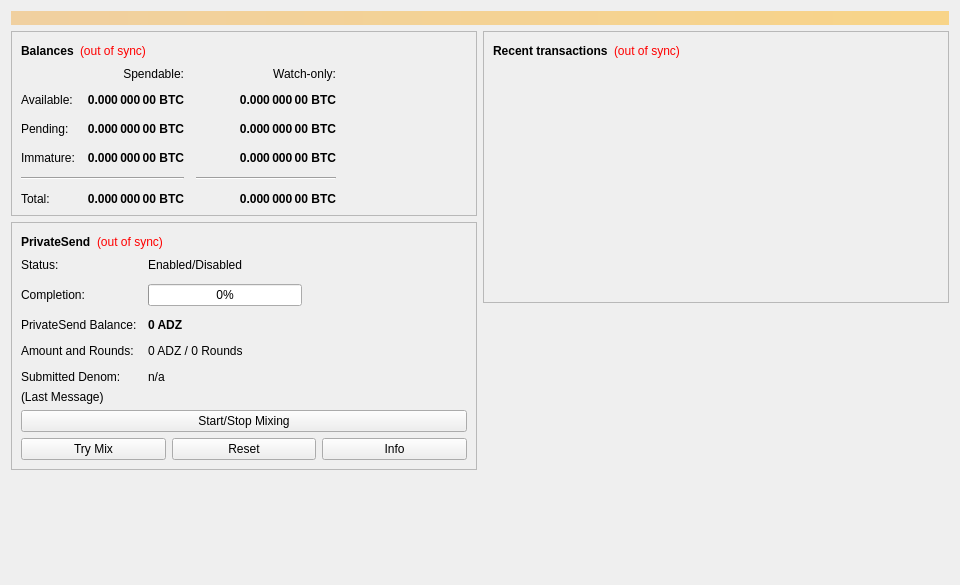
<?xml version="1.0" encoding="UTF-8"?>
<ui version="4.0">
 <class>OverviewPage</class>
 <widget class="QWidget" name="OverviewPage">
  <property name="geometry">
   <rect>
    <x>0</x>
    <y>0</y>
    <width>960</width>
    <height>585</height>
   </rect>
  </property>
  <property name="minimumSize">
   <size>
    <width>960</width>
    <height>0</height>
   </size>
  </property>
  <property name="windowTitle">
   <string>Form</string>
  </property>
  <layout class="QVBoxLayout" name="topLayout">
   <item>
    <widget class="QLabel" name="labelAlerts">
     <property name="visible">
      <bool>false</bool>
     </property>
     <property name="styleSheet">
      <string notr="true">QLabel { background-color: qlineargradient(x1: 0, y1: 0, x2: 1, y2: 0, stop:0 #F0D0A0, stop:1 #F8D488); color:#000000; }</string>
     </property>
     <property name="wordWrap">
      <bool>true</bool>
     </property>
     <property name="margin">
      <number>3</number>
     </property>
     <property name="textInteractionFlags">
      <set>Qt::TextSelectableByMouse</set>
     </property>
    </widget>
   </item>
   <item>
    <layout class="QHBoxLayout" name="horizontalLayout" stretch="1,1">
     <item>
      <layout class="QVBoxLayout" name="verticalLayout_2">
       <item>
        <widget class="QFrame" name="frame">
         <property name="frameShape">
          <enum>QFrame::StyledPanel</enum>
         </property>
         <property name="frameShadow">
          <enum>QFrame::Raised</enum>
         </property>
         <layout class="QVBoxLayout" name="verticalLayout_4">
          <item>
           <layout class="QHBoxLayout" name="horizontalLayout_4">
            <item>
             <widget class="QLabel" name="label_5">
              <property name="font">
               <font>
                <weight>75</weight>
                <bold>true</bold>
               </font>
              </property>
              <property name="text">
               <string>Balances</string>
              </property>
             </widget>
            </item>
            <item>
             <widget class="QLabel" name="labelWalletStatus">
              <property name="toolTip">
               <string>The displayed information may be out of date. Your wallet automatically synchronizes with the Adz network after a connection is established, but this process has not completed yet.</string>
              </property>
              <property name="styleSheet">
               <string notr="true">QLabel { color: red; }</string>
              </property>
              <property name="text">
               <string notr="true">(out of sync)</string>
              </property>
              <property name="alignment">
               <set>Qt::AlignLeading|Qt::AlignLeft|Qt::AlignVCenter</set>
              </property>
             </widget>
            </item>
            <item>
             <spacer name="horizontalSpacer_3">
              <property name="orientation">
               <enum>Qt::Horizontal</enum>
              </property>
              <property name="sizeHint" stdset="0">
               <size>
                <width>40</width>
                <height>20</height>
               </size>
              </property>
             </spacer>
            </item>
           </layout>
          </item>
          <item>
           <layout class="QGridLayout" name="gridLayout">
            <property name="spacing">
             <number>12</number>
            </property>
            <item row="2" column="2">
             <widget class="QLabel" name="labelWatchPending">
              <property name="font">
               <font>
                <weight>75</weight>
                <bold>true</bold>
               </font>
              </property>
              <property name="cursor">
               <cursorShape>IBeamCursor</cursorShape>
              </property>
              <property name="toolTip">
               <string>Unconfirmed transactions to watch-only addresses</string>
              </property>
              <property name="text">
               <string notr="true">0.000 000 00 BTC</string>
              </property>
              <property name="alignment">
               <set>Qt::AlignRight|Qt::AlignTrailing|Qt::AlignVCenter</set>
              </property>
              <property name="textInteractionFlags">
               <set>Qt::LinksAccessibleByMouse|Qt::TextSelectableByKeyboard|Qt::TextSelectableByMouse</set>
              </property>
             </widget>
            </item>
            <item row="2" column="1">
             <widget class="QLabel" name="labelUnconfirmed">
              <property name="font">
               <font>
                <weight>75</weight>
                <bold>true</bold>
               </font>
              </property>
              <property name="cursor">
               <cursorShape>IBeamCursor</cursorShape>
              </property>
              <property name="toolTip">
               <string>Total of transactions that have yet to be confirmed, and do not yet count toward the spendable balance</string>
              </property>
              <property name="text">
               <string notr="true">0.000 000 00 BTC</string>
              </property>
              <property name="alignment">
               <set>Qt::AlignRight|Qt::AlignTrailing|Qt::AlignVCenter</set>
              </property>
              <property name="textInteractionFlags">
               <set>Qt::LinksAccessibleByMouse|Qt::TextSelectableByKeyboard|Qt::TextSelectableByMouse</set>
              </property>
             </widget>
            </item>
            <item row="3" column="2">
             <widget class="QLabel" name="labelWatchImmature">
              <property name="font">
               <font>
                <weight>75</weight>
                <bold>true</bold>
               </font>
              </property>
              <property name="cursor">
               <cursorShape>IBeamCursor</cursorShape>
              </property>
              <property name="toolTip">
               <string>Mined balance in watch-only addresses that has not yet matured</string>
              </property>
              <property name="text">
               <string notr="true">0.000 000 00 BTC</string>
              </property>
              <property name="alignment">
               <set>Qt::AlignRight|Qt::AlignTrailing|Qt::AlignVCenter</set>
              </property>
              <property name="textInteractionFlags">
               <set>Qt::LinksAccessibleByMouse|Qt::TextSelectableByKeyboard|Qt::TextSelectableByMouse</set>
              </property>
             </widget>
            </item>
            <item row="4" column="0" colspan="2">
             <widget class="Line" name="lineSpendableBalance">
              <property name="orientation">
               <enum>Qt::Horizontal</enum>
              </property>
             </widget>
            </item>
            <item row="4" column="2">
             <widget class="Line" name="lineWatchBalance">
              <property name="sizePolicy">
               <sizepolicy hsizetype="Preferred" vsizetype="Fixed">
                <horstretch>0</horstretch>
                <verstretch>0</verstretch>
               </sizepolicy>
              </property>
              <property name="minimumSize">
               <size>
                <width>140</width>
                <height>0</height>
               </size>
              </property>
              <property name="orientation">
               <enum>Qt::Horizontal</enum>
              </property>
             </widget>
            </item>
            <item row="5" column="0">
             <widget class="QLabel" name="labelTotalText">
              <property name="text">
               <string>Total:</string>
              </property>
             </widget>
            </item>
            <item row="3" column="1">
             <widget class="QLabel" name="labelImmature">
              <property name="font">
               <font>
                <weight>75</weight>
                <bold>true</bold>
               </font>
              </property>
              <property name="cursor">
               <cursorShape>IBeamCursor</cursorShape>
              </property>
              <property name="toolTip">
               <string>Mined balance that has not yet matured</string>
              </property>
              <property name="text">
               <string notr="true">0.000 000 00 BTC</string>
              </property>
              <property name="alignment">
               <set>Qt::AlignRight|Qt::AlignTrailing|Qt::AlignVCenter</set>
              </property>
              <property name="textInteractionFlags">
               <set>Qt::LinksAccessibleByMouse|Qt::TextSelectableByKeyboard|Qt::TextSelectableByMouse</set>
              </property>
             </widget>
            </item>
            <item row="2" column="3">
             <spacer name="horizontalSpacer_2">
              <property name="orientation">
               <enum>Qt::Horizontal</enum>
              </property>
              <property name="sizeHint" stdset="0">
               <size>
                <width>40</width>
                <height>20</height>
               </size>
              </property>
             </spacer>
            </item>
            <item row="3" column="0">
             <widget class="QLabel" name="labelImmatureText">
              <property name="text">
               <string>Immature:</string>
              </property>
             </widget>
            </item>
            <item row="5" column="1">
             <widget class="QLabel" name="labelTotal">
              <property name="font">
               <font>
                <weight>75</weight>
                <bold>true</bold>
               </font>
              </property>
              <property name="cursor">
               <cursorShape>IBeamCursor</cursorShape>
              </property>
              <property name="toolTip">
               <string>Your current total balance</string>
              </property>
              <property name="text">
               <string notr="true">0.000 000 00 BTC</string>
              </property>
              <property name="alignment">
               <set>Qt::AlignRight|Qt::AlignTrailing|Qt::AlignVCenter</set>
              </property>
              <property name="textInteractionFlags">
               <set>Qt::LinksAccessibleByMouse|Qt::TextSelectableByKeyboard|Qt::TextSelectableByMouse</set>
              </property>
             </widget>
            </item>
            <item row="5" column="2">
             <widget class="QLabel" name="labelWatchTotal">
              <property name="font">
               <font>
                <weight>75</weight>
                <bold>true</bold>
               </font>
              </property>
              <property name="cursor">
               <cursorShape>IBeamCursor</cursorShape>
              </property>
              <property name="toolTip">
               <string>Current total balance in watch-only addresses</string>
              </property>
              <property name="text">
               <string notr="true">0.000 000 00 BTC</string>
              </property>
              <property name="alignment">
               <set>Qt::AlignRight|Qt::AlignTrailing|Qt::AlignVCenter</set>
              </property>
              <property name="textInteractionFlags">
               <set>Qt::LinksAccessibleByMouse|Qt::TextSelectableByKeyboard|Qt::TextSelectableByMouse</set>
              </property>
             </widget>
            </item>
            <item row="0" column="2">
             <widget class="QLabel" name="labelWatchonly">
              <property name="text">
               <string>Watch-only:</string>
              </property>
              <property name="alignment">
               <set>Qt::AlignRight|Qt::AlignTrailing|Qt::AlignVCenter</set>
              </property>
             </widget>
            </item>
            <item row="1" column="0">
             <widget class="QLabel" name="labelBalanceText">
              <property name="text">
               <string>Available:</string>
              </property>
             </widget>
            </item>
            <item row="1" column="1">
             <widget class="QLabel" name="labelBalance">
              <property name="font">
               <font>
                <weight>75</weight>
                <bold>true</bold>
               </font>
              </property>
              <property name="cursor">
               <cursorShape>IBeamCursor</cursorShape>
              </property>
              <property name="toolTip">
               <string>Your current spendable balance</string>
              </property>
              <property name="text">
               <string notr="true">0.000 000 00 BTC</string>
              </property>
              <property name="alignment">
               <set>Qt::AlignRight|Qt::AlignTrailing|Qt::AlignVCenter</set>
              </property>
              <property name="textInteractionFlags">
               <set>Qt::LinksAccessibleByMouse|Qt::TextSelectableByKeyboard|Qt::TextSelectableByMouse</set>
              </property>
             </widget>
            </item>
            <item row="1" column="2">
             <widget class="QLabel" name="labelWatchAvailable">
              <property name="font">
               <font>
                <weight>75</weight>
                <bold>true</bold>
               </font>
              </property>
              <property name="cursor">
               <cursorShape>IBeamCursor</cursorShape>
              </property>
              <property name="toolTip">
               <string>Your current balance in watch-only addresses</string>
              </property>
              <property name="text">
               <string notr="true">0.000 000 00 BTC</string>
              </property>
              <property name="alignment">
               <set>Qt::AlignRight|Qt::AlignTrailing|Qt::AlignVCenter</set>
              </property>
              <property name="textInteractionFlags">
               <set>Qt::LinksAccessibleByMouse|Qt::TextSelectableByKeyboard|Qt::TextSelectableByMouse</set>
              </property>
             </widget>
            </item>
            <item row="2" column="0">
             <widget class="QLabel" name="labelPendingText">
              <property name="text">
               <string>Pending:</string>
              </property>
             </widget>
            </item>
            <item row="0" column="1">
             <widget class="QLabel" name="labelSpendable">
              <property name="text">
               <string>Spendable:</string>
              </property>
              <property name="alignment">
               <set>Qt::AlignRight|Qt::AlignTrailing|Qt::AlignVCenter</set>
              </property>
             </widget>
            </item>
           </layout>
          </item>
         </layout>
        </widget>
       </item>
       <item>
        <widget class="QFrame" name="framePrivateSend">
         <property name="layoutDirection">
          <enum>Qt::LeftToRight</enum>
         </property>
         <property name="frameShape">
          <enum>QFrame::StyledPanel</enum>
         </property>
         <property name="frameShadow">
          <enum>QFrame::Raised</enum>
         </property>
         <layout class="QVBoxLayout" name="VerticalLayout_PS1">
          <item>
           <layout class="QHBoxLayout" name="horizontalLayout_5">
            <item>
             <widget class="QLabel" name="labelPrivateSendHeader">
              <property name="font">
               <font>
                <weight>75</weight>
                <bold>true</bold>
               </font>
              </property>
              <property name="text">
               <string>PrivateSend</string>
              </property>
             </widget>
            </item>
            <item>
             <widget class="QLabel" name="labelPrivateSendSyncStatus">
              <property name="toolTip">
               <string>The displayed information may be out of date. Your wallet automatically synchronizes with the Adz network after a connection is established, but this process has not completed yet.</string>
              </property>
              <property name="styleSheet">
               <string notr="true">QLabel { color: red; }</string>
              </property>
              <property name="text">
               <string notr="true">(out of sync)</string>
              </property>
              <property name="alignment">
               <set>Qt::AlignLeading|Qt::AlignLeft|Qt::AlignVCenter</set>
              </property>
             </widget>
            </item>
            <item>
             <spacer name="horizontalSpacer_4">
              <property name="orientation">
               <enum>Qt::Horizontal</enum>
              </property>
              <property name="sizeHint" stdset="0">
               <size>
                <width>40</width>
                <height>20</height>
               </size>
              </property>
             </spacer>
            </item>
           </layout>
          </item>
          <item>
           <layout class="QFormLayout" name="privateSendFormLayout">
            <property name="fieldGrowthPolicy">
             <enum>QFormLayout::AllNonFixedFieldsGrow</enum>
            </property>
            <property name="horizontalSpacing">
             <number>11</number>
            </property>
            <property name="verticalSpacing">
             <number>12</number>
            </property>
            <item row="0" column="0">
             <widget class="QLabel" name="labelPrivateSendEnabledText">
              <property name="text">
               <string>Status:</string>
              </property>
             </widget>
            </item>
            <item row="0" column="1">
             <widget class="QLabel" name="labelPrivateSendEnabled">
              <property name="text">
               <string>Enabled/Disabled</string>
              </property>
             </widget>
            </item>
            <item row="1" column="0">
             <widget class="QLabel" name="labelCompletitionText">
              <property name="text">
               <string>Completion:</string>
              </property>
             </widget>
            </item>
            <item row="1" column="1">
             <widget class="QProgressBar" name="privateSendProgress">
              <property name="maximumSize">
               <size>
                <width>154</width>
                <height>16777215</height>
               </size>
              </property>
              <property name="value">
               <number>0</number>
              </property>
             </widget>
            </item>
            <item row="2" column="0">
             <widget class="QLabel" name="labelAnonymizedText">
              <property name="text">
               <string>PrivateSend Balance:</string>
              </property>
             </widget>
            </item>
            <item row="2" column="1">
             <widget class="QLabel" name="labelAnonymized">
              <property name="font">
               <font>
                <weight>75</weight>
                <bold>true</bold>
               </font>
              </property>
              <property name="text">
               <string notr="true">0 ADZ</string>
              </property>
             </widget>
            </item>
            <item row="3" column="0">
             <widget class="QLabel" name="labelAmountAndRoundsText">
              <property name="text">
               <string>Amount and Rounds:</string>
              </property>
             </widget>
            </item>
            <item row="3" column="1">
             <widget class="QLabel" name="labelAmountRounds">
              <property name="text">
               <string>0 ADZ / 0 Rounds</string>
              </property>
             </widget>
            </item>
            <item row="4" column="0">
             <widget class="QLabel" name="labelSubmittedDenomText">
              <property name="text">
               <string>Submitted Denom:</string>
              </property>
             </widget>
            </item>
            <item row="4" column="1">
             <widget class="QLabel" name="labelSubmittedDenom">
              <property name="toolTip">
               <string>The denominations you submitted to the Masternode.&lt;br&gt;To mix, other users must submit the exact same denominations.</string>
              </property>
              <property name="text">
               <string>n/a</string>
              </property>
             </widget>
            </item>
           </layout>
          </item>
          <item>
           <layout class="QVBoxLayout" name="VerticalLayout_PS">
            <item>
             <widget class="QLabel" name="labelPrivateSendLastMessage">
              <property name="text">
               <string>(Last Message)</string>
              </property>
              <property name="alignment">
               <set>Qt::AlignLeading|Qt::AlignLeft|Qt::AlignTop</set>
              </property>
              <property name="wordWrap">
               <bool>true</bool>
              </property>
             </widget>
            </item>
            <item>
             <widget class="QPushButton" name="togglePrivateSend">
              <property name="sizePolicy">
               <sizepolicy hsizetype="MinimumExpanding" vsizetype="Fixed">
                <horstretch>0</horstretch>
                <verstretch>0</verstretch>
               </sizepolicy>
              </property>
              <property name="text">
               <string>Start/Stop Mixing</string>
              </property>
             </widget>
            </item>
            <item>
             <layout class="QHBoxLayout" name="horizontalLayout_debugbuttons">
              <item>
               <widget class="QPushButton" name="privateSendAuto">
                <property name="sizePolicy">
                 <sizepolicy hsizetype="MinimumExpanding" vsizetype="Fixed">
                  <horstretch>0</horstretch>
                  <verstretch>0</verstretch>
                 </sizepolicy>
                </property>
                <property name="toolTip">
                 <string>Try to manually submit a PrivateSend request.</string>
                </property>
                <property name="text">
                 <string>Try Mix</string>
                </property>
               </widget>
              </item>
              <item>
               <widget class="QPushButton" name="privateSendReset">
                <property name="sizePolicy">
                 <sizepolicy hsizetype="MinimumExpanding" vsizetype="Fixed">
                  <horstretch>0</horstretch>
                  <verstretch>0</verstretch>
                 </sizepolicy>
                </property>
                <property name="toolTip">
                 <string>Reset the current status of PrivateSend (can interrupt PrivateSend if it's in the process of Mixing, which can cost you money!)</string>
                </property>
                <property name="autoFillBackground">
                 <bool>false</bool>
                </property>
                <property name="text">
                 <string>Reset</string>
                </property>
               </widget>
              </item>
              <item>
               <widget class="QPushButton" name="privateSendInfo">
                <property name="sizePolicy">
                 <sizepolicy hsizetype="MinimumExpanding" vsizetype="Fixed">
                  <horstretch>0</horstretch>
                  <verstretch>0</verstretch>
                 </sizepolicy>
                </property>
                <property name="toolTip">
                 <string>Information about PrivateSend and Mixing</string>
                </property>
                <property name="text">
                 <string>Info</string>
                </property>
               </widget>
              </item>
             </layout>
            </item>
           </layout>
          </item>
         </layout>
        </widget>
       </item>
       <item>
        <spacer name="verticalSpacer">
         <property name="orientation">
          <enum>Qt::Vertical</enum>
         </property>
         <property name="sizeHint" stdset="0">
          <size>
           <width>20</width>
           <height>40</height>
          </size>
         </property>
        </spacer>
       </item>
      </layout>
     </item>
     <item>
      <layout class="QVBoxLayout" name="verticalLayout_3">
       <item>
        <widget class="QFrame" name="frame_2">
         <property name="frameShape">
          <enum>QFrame::StyledPanel</enum>
         </property>
         <property name="frameShadow">
          <enum>QFrame::Raised</enum>
         </property>
         <layout class="QVBoxLayout" name="verticalLayout">
          <item>
           <layout class="QHBoxLayout" name="horizontalLayout_2">
            <item>
             <widget class="QLabel" name="label_4">
              <property name="font">
               <font>
                <weight>75</weight>
                <bold>true</bold>
               </font>
              </property>
              <property name="text">
               <string>Recent transactions</string>
              </property>
             </widget>
            </item>
            <item>
             <widget class="QLabel" name="labelTransactionsStatus">
              <property name="toolTip">
               <string>The displayed information may be out of date. Your wallet automatically synchronizes with the Adz network after a connection is established, but this process has not completed yet.</string>
              </property>
              <property name="styleSheet">
               <string notr="true">QLabel { color: red; }</string>
              </property>
              <property name="text">
               <string notr="true">(out of sync)</string>
              </property>
              <property name="alignment">
               <set>Qt::AlignLeading|Qt::AlignLeft|Qt::AlignVCenter</set>
              </property>
             </widget>
            </item>
            <item>
             <spacer name="horizontalSpacer">
              <property name="orientation">
               <enum>Qt::Horizontal</enum>
              </property>
              <property name="sizeHint" stdset="0">
               <size>
                <width>40</width>
                <height>20</height>
               </size>
              </property>
             </spacer>
            </item>
           </layout>
          </item>
          <item>
           <widget class="QListView" name="listTransactions">
            <property name="styleSheet">
             <string notr="true">QListView { background: transparent; }</string>
            </property>
            <property name="frameShape">
             <enum>QFrame::NoFrame</enum>
            </property>
            <property name="verticalScrollBarPolicy">
             <enum>Qt::ScrollBarAlwaysOff</enum>
            </property>
            <property name="horizontalScrollBarPolicy">
             <enum>Qt::ScrollBarAlwaysOff</enum>
            </property>
            <property name="selectionMode">
             <enum>QAbstractItemView::NoSelection</enum>
            </property>
           </widget>
          </item>
         </layout>
        </widget>
       </item>
       <item>
        <spacer name="verticalSpacer_2">
         <property name="orientation">
          <enum>Qt::Vertical</enum>
         </property>
         <property name="sizeHint" stdset="0">
          <size>
           <width>20</width>
           <height>40</height>
          </size>
         </property>
        </spacer>
       </item>
      </layout>
     </item>
    </layout>
   </item>
  </layout>
 </widget>
 <resources/>
 <connections/>
</ui>
